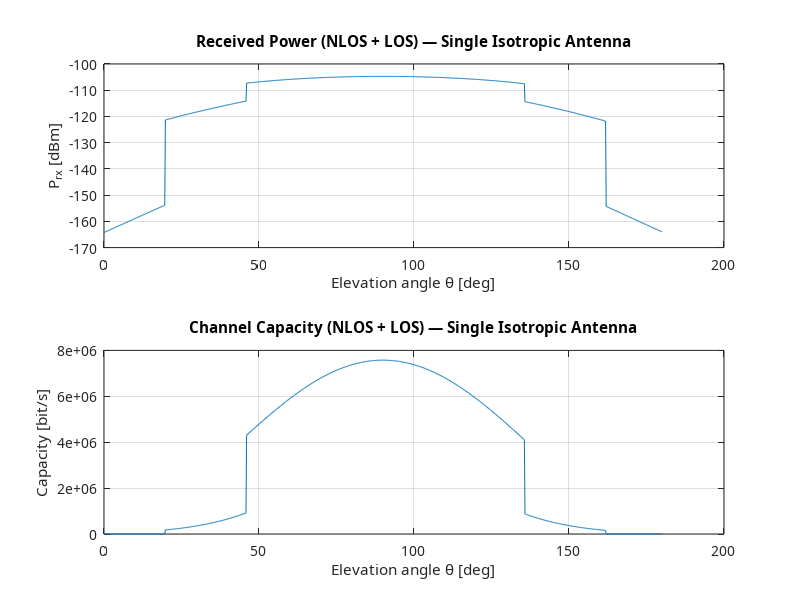
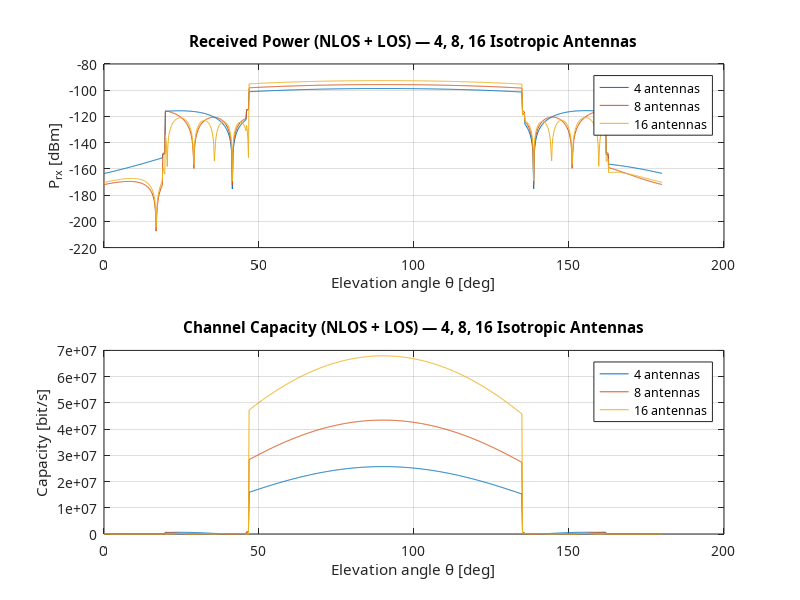
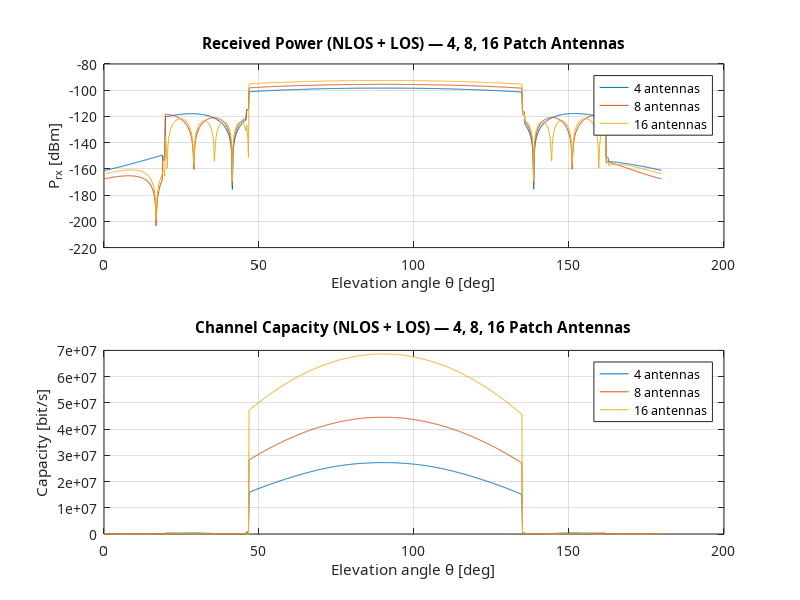

MATLAB code for these plots, in order:
%% 26 GHz mmWave LEO SatCom — Step 3: Ground Reflection & Building Diffraction (NLOS/LOS)
% Course: ELEC-H415 (Wireless Communications / Propagation Modeling)
%
% Models an urban street-canyon receiver flanked by 10 m tall dielectric walls
% (x = +/-10 m, epsilon_r = 4) over theta = 0..180 deg:
%   - theta in [0, 19) and (162, 180] deg: single-edge Fresnel diffraction (NLOS)
%   - theta in [19, 45] and [135, 161] deg: specular Fresnel reflection off building walls
%   - theta in (45, 135) deg: unobstructed LOS reception
% Evaluates 1-antenna baseline plus 4, 8, and 16-element isotropic & patch ULAs.
%
% Runtime note: Default grid step pas = 0.2 deg runs in ~7-20 s. Setting
% pas = 0.02 deg matches the high-resolution report sweep but is slow due to
% full 9001x9001x3 steering arrays.

clc; clear; close all;
set(groot, 'DefaultAxesFontName', 'Calisto MT');  % Set default font for axes to Calisto MT
set(groot, 'DefaultTextFontName', 'Calisto MT');  % Set default font for text to Calisto MT
set(groot, 'DefaultFigureColor', 'w');  % Set the background color of all figures to white
try s = settings; s.matlab.appearance.figure.GraphicsTheme.TemporaryValue = 'light'; catch, end

%% Parameters
fc = 26e9;                 % Carrier frequency [Hz]
c = 3e8;                   % Speed of light [m/s]
lambda = c/fc;             % Wavelength [m]
beta = 2*pi/ lambda;       % Wavenumber [1/m]
omega = 2*pi*fc;           % Angular frequency [rad/s]
epsilon_r = 4;             % Relative permittivity of building facade
BW = 40e6;                 % Bandwidth [Hz]
EIRPW = 10e3;              % Transmitter EIRP [W] (eq 2.47)
EIRPdBW = 40;              % Transmitter EIRP [dBW]
EIRPdBm = 70;              % Transmitter EIRP [dBm]
F_db = 2;                  % Receiver Noise Figure [dB] (eq 3.92)
k = 1.379e-23;             % Boltzmann's constant [W Hz^-1 K^-1]
T_receiver = 275;          % Receiver noise temperature [K] (eq 3.92)
h_s = 500e3;               % Satellite orbit altitude [m]
T_rev = 5668;              % Satellite revolution period [s]
Z_0 = 377;                 % Free-space impedance [Ohm]
R_E = 6371e3;              % Earth radius [m]

pas = 0.2;                 % Angular grid resolution [deg] (use 0.02 for report high-res grid)
theta = (0:pas:180)*pi/180;% Elevation angle grid [rad]
d = sqrt( ((R_E+h_s)^2) - ( (R_E^2) * (cos(theta).^2) ) ) - (R_E.*sin(theta)); % Slant range [m]
idx45 = round(45/pas) + 1; % Index corresponding to 45 deg wall-top ray

% ULA parameters
antenna_space = lambda/2;
U_0 = 1;
size_array = [4; 8; 16];                           % Number of antennas in the array
size_array = permute(size_array, [3 2 1]);
theta_m = [90, 45, 30, 0] * pi/180;
delta = (beta*antenna_space.*cos(theta))';
psi = beta*antenna_space.*cos(theta) - delta;

% Knife-edge diffraction parameters
h = 10;                                            % Wall height [m]
d2 = zeros(1, 92/pas);
nu = zeros(1, 92/pas);
d1 = 10;                                           % Distance from wall to RX [m]
d2(1:46/pas) = d(1:46/pas) .* cos(theta(1:46/pas)) - 10;
d2((46+pas)/pas:end) = flip(d2(1:46/pas));
nu(1:46/pas) = (1-tan(theta(1:46/pas)))*h .* sqrt( (2/lambda) * (1./d2(1:46/pas) + 1/d1) );
nu((46+pas)/pas:end) = flip(nu(1:46/pas));
norm__squared_F_nu = -6.9 - 20*log10( sqrt( (nu-0.1).^2 + 1 ) + nu - 0.1); % Eq 3.70

% Total transmitted data parameters
alpha = asin( (d/(R_E + h_s)) .* cos(theta) );
delta_alpha = alpha(1:end-1) - alpha(2:end);
delta_tn = T_rev * (delta_alpha / (2*pi));

% Street canyon geometry: walls at x = +/-10 m, height 10 m
coef_reflex = ( cos(theta(20/pas:46/pas)) - ( sqrt(epsilon_r) * sqrt( 1 - ( (1/epsilon_r) * sin(theta(20/pas:46/pas)).^2) ) ) ) ./ ...
              ( cos(theta(20/pas:46/pas)) + ( sqrt(epsilon_r) * sqrt( 1 - ( (1/epsilon_r) * sin(theta(20/pas:46/pas)).^2) ) ) );
theta_deg = theta * 180 / pi;

%% Step 1 Baseline: Single Isotropic Antenna (NLOS + LOS)
G_rx = 1;
A_e_rx = ( lambda^2 / (4*pi) ) * G_rx;
E = ( sqrt(60*EIRPW) * exp(-1j*beta*d) ) ./ d;
P_rxW_WithoutReflexion = (A_e_rx * arrayfun(@norm, E).^2 ) / (2* Z_0);

E(20/pas:46/pas) = E(20/pas:46/pas) .* coef_reflex;
E(136/pas: end-((18+pas)/pas)) = E(136/pas: end-((18+pas)/pas)) .* flip(coef_reflex);
P_rxW_With_Reflexion = (A_e_rx * arrayfun(@norm, E).^2 ) / (2* Z_0);

P_rx_dBW_WithoutReflexion = 10*log10( P_rxW_WithoutReflexion );
P_rx_dBW_WithReflexion = 10*log10( P_rxW_With_Reflexion );

Reflex_dbWStart = abs(P_rx_dBW_WithReflexion(1:46/pas) - P_rx_dBW_WithoutReflexion(1:46/pas));
Reflex_dbWEnd = abs(P_rx_dBW_WithReflexion(136/pas:end) - P_rx_dBW_WithoutReflexion(136/pas:end));
indices_No_ReflexStart = find( Reflex_dbWStart == 0);
indices_No_ReflexEnd = find(Reflex_dbWEnd == 0);

P_rx_dBW_WithReflexion(indices_No_ReflexStart) = P_rx_dBW_WithoutReflexion(indices_No_ReflexStart) + norm__squared_F_nu(indices_No_ReflexStart);
P_rx_dBW_WithReflexion(136/pas+indices_No_ReflexEnd-1) = P_rx_dBW_WithoutReflexion(136/pas+indices_No_ReflexEnd-1) + norm__squared_F_nu(46/pas+indices_No_ReflexEnd);
P_rx_dBm_With_diffraction = P_rx_dBW_WithReflexion + 30;

SNR_db = P_rx_dBW_WithReflexion - F_db - 10*log10(k*T_receiver*BW);
SNR_lin = 10.^(SNR_db/10);
C = BW * log2(1+SNR_lin);
transmitted_data_1Antenna_iso = sum(((C(1:end-1) + C(2:end))/2) .* delta_tn, 2);

figure;
subplot(2,1,1);
plot(theta_deg, P_rx_dBm_With_diffraction);
title('Received Power (NLOS + LOS) — Single Isotropic Antenna');
xlabel('Elevation angle \theta [deg]'); ylabel('P_{rx} [dBm]'); grid on;

subplot(2,1,2);
plot(theta_deg, C);
xlabel('Elevation angle \theta [deg]'); ylabel('Capacity [bit/s]');
title('Channel Capacity (NLOS + LOS) — Single Isotropic Antenna'); grid on;

%% Isotropic ULA Step 2 (4, 8, 16 Antennas)
U_theta = U_0;
psi(psi == 0) = 1e-15;
psi(4, length(theta)) = 1e-15;

Array_Factor = ( exp(1j*(size_array-1).*psi/2) .* sin(size_array.*psi/2) ) ./ (sin(psi/2));
U_array = arrayfun(@abs, Array_Factor).^2 .* U_theta;
sin_theta = sin(theta);
P_rx = trapz(theta, U_array .* sin_theta, 2);

[row, ~] = size(U_array);
for i = 1:row
    if i <= 19/pas || i >= 163/pas
        U_array(i, 1, :) = U_array(i, idx45, :);
    elseif (i > 19/pas && i < 47/pas) || (i > 135/pas && i < 163/pas)
        U_array(i, 1, :) = U_array(i, end-i+1, :);
    else
        U_array(i, 1, :) = U_array(i, i, :);
    end
end
U_array = U_array(:, 1, :);
Gain_rx = U_array ./ ( (1/2) * P_rx );
Gain_rx = permute(Gain_rx, [3 1 2]);

A_e_rx = ( lambda^2 / (4*pi) ) * Gain_rx;
E = ( sqrt(60*EIRPW) * exp(-1j*beta*d) ) ./ d;
P_rxW_WithoutReflexion = (A_e_rx .* arrayfun(@norm, E).^2 ) / (2* Z_0);
E(20/pas:46/pas) = E(20/pas:46/pas) .* coef_reflex;
E(136/pas: end-((18+pas)/pas)) = E(136/pas: end-((18+pas)/pas)) .* flip(coef_reflex);
P_rxW_With_Reflexion = (A_e_rx .* arrayfun(@norm, E).^2 ) / (2* Z_0);

P_rx_dBW_WithoutReflexion = 10*log10( P_rxW_WithoutReflexion );
P_rx_dBW_WithReflexion = 10*log10( P_rxW_With_Reflexion );

Reflex_dbWStart = abs(P_rx_dBW_WithReflexion(1,1:46/pas) - P_rx_dBW_WithoutReflexion(1,1:46/pas));
Reflex_dbWEnd = abs(P_rx_dBW_WithReflexion(1,136/pas:end) - P_rx_dBW_WithoutReflexion(1,136/pas:end));
indices_No_ReflexStart = find( Reflex_dbWStart == 0);
indices_No_ReflexEnd = find(Reflex_dbWEnd == 0);

P_rx_dBW_WithReflexion(:,indices_No_ReflexStart) = P_rx_dBW_WithoutReflexion(:,indices_No_ReflexStart) + norm__squared_F_nu(indices_No_ReflexStart);
P_rx_dBW_WithReflexion(:,136/pas+indices_No_ReflexEnd-1) = P_rx_dBW_WithoutReflexion(:,136/pas+indices_No_ReflexEnd-1) + norm__squared_F_nu(47/pas+indices_No_ReflexEnd-1);
P_rx_dBm_With_diffraction = P_rx_dBW_WithReflexion + 30;

SNR_db = P_rx_dBW_WithReflexion - F_db - 10*log10(k*T_receiver*BW);
SNR_lin = 10.^(SNR_db/10);
C = BW * log2(1+SNR_lin);
transmitted_data_iso = sum(((C(:,1:end-1,:) + C(:,2:end,:))/2) .* delta_tn, 2);
transmitted_data_iso = squeeze(transmitted_data_iso);
max1 = max(C, [], 2);

figure;
subplot(2,1,1);
plot(theta_deg, P_rx_dBm_With_diffraction');
title('Received Power (NLOS + LOS) — 4, 8, 16 Isotropic Antennas');
xlabel('Elevation angle \theta [deg]'); ylabel('P_{rx} [dBm]');
legend('4 antennas', '8 antennas', '16 antennas'); grid on;

subplot(2,1,2);
plot(theta_deg, C');
title('Channel Capacity (NLOS + LOS) — 4, 8, 16 Isotropic Antennas');
xlabel('Elevation angle \theta [deg]'); ylabel('Capacity [bit/s]');
legend('4 antennas', '8 antennas', '16 antennas'); grid on;

%% Patch ULA Step 2 (4, 8, 16 Antennas)
U_theta = U_0 * sin(theta).^2;
psi(psi == 0) = 1e-15;
psi(4, length(theta)) = 1e-15;

Array_Factor = ( exp(1j*(size_array-1).*psi/2) .* sin(size_array.*psi/2) ) ./ (sin(psi/2));
U_array = arrayfun(@abs, Array_Factor).^2 .* U_theta;
P_rx = trapz(theta, U_array .* sin(theta), 2);

[row, ~] = size(U_array);
for i = 1:row
    if i <= 19/pas || i >= 163/pas
        U_array(i, 1, :) = U_array(i, idx45, :);
    elseif (i > 19/pas && i < 47/pas) || (i > 135/pas && i < 163/pas)
        U_array(i, 1, :) = U_array(i, end-i+1, :);
    else
        U_array(i, 1, :) = U_array(i, i, :);
    end
end
U_array = U_array(:, 1, :);
Gain_rx = U_array ./ ( (1/2) * P_rx );
Gain_rx = permute(Gain_rx, [3 1 2]);

A_e_rx = ( lambda^2 / (4*pi) ) * Gain_rx;
E = ( sqrt(60*EIRPW) * exp(-1j*beta*d) ) ./ d;
P_rxW_WithoutReflexion = (A_e_rx .* arrayfun(@norm, E).^2 ) / (2* Z_0);
E(20/pas:46/pas) = E(20/pas:46/pas) .* coef_reflex;
E(136/pas: end-((18+pas)/pas)) = E(136/pas: end-((18+pas)/pas)) .* flip(coef_reflex);
P_rxW_With_Reflexion = (A_e_rx .* arrayfun(@norm, E).^2 ) / (2* Z_0);
P_rxW_With_Reflexion(:, length(theta), :) = 0;
P_rxW_WithoutReflexion(:, length(theta), :) = 0;

P_rx_dBW_WithoutReflexion = 10*log10( P_rxW_WithoutReflexion );
P_rx_dBW_WithReflexion = 10*log10( P_rxW_With_Reflexion );

P_rx_dBW_WithReflexion(:,indices_No_ReflexStart) = P_rx_dBW_WithoutReflexion(:,indices_No_ReflexStart) + norm__squared_F_nu(indices_No_ReflexStart);
P_rx_dBW_WithReflexion(:,136/pas+indices_No_ReflexEnd-1) = P_rx_dBW_WithoutReflexion(:,136/pas+indices_No_ReflexEnd-1) + norm__squared_F_nu(47/pas+indices_No_ReflexEnd-1);
P_rx_dBm_With_diffraction = P_rx_dBW_WithReflexion + 30;

SNR_db = P_rx_dBW_WithReflexion - F_db - 10*log10(k*T_receiver*BW);
SNR_lin = 10.^(SNR_db/10);
C = BW * log2(1+SNR_lin);
transmitted_data_patch = sum(((C(:,1:end-1,:) + C(:,2:end,:))/2) .* delta_tn, 2);
transmitted_data_patch = squeeze(transmitted_data_patch);
max2 = max(C, [], 2);

figure;
subplot(2,1,1);
plot(theta_deg, P_rx_dBm_With_diffraction');
title('Received Power (NLOS + LOS) — 4, 8, 16 Patch Antennas');
xlabel('Elevation angle \theta [deg]'); ylabel('P_{rx} [dBm]');
legend('4 antennas', '8 antennas', '16 antennas'); grid on;

subplot(2,1,2);
plot(theta_deg, C');
title('Channel Capacity (NLOS + LOS) — 4, 8, 16 Patch Antennas');
xlabel('Elevation angle \theta [deg]'); ylabel('Capacity [bit/s]');
legend('4 antennas', '8 antennas', '16 antennas'); grid on;

fprintf('Step 3 Summary (pas = %.2f deg):\n', pas);
fprintf('  1-antenna Iso pass data   : %.4f Gbit\n', transmitted_data_1Antenna_iso/1e9);
fprintf('  [4, 8, 16] Iso pass data  : %s Gbit | Peak C: %s Mbit/s\n', ...
    sprintf('%.3f ', transmitted_data_iso/1e9), sprintf('%.2f ', max1/1e6));
fprintf('  [4, 8, 16] Patch pass data: %s Gbit | Peak C: %s Mbit/s\n', ...
    sprintf('%.3f ', transmitted_data_patch/1e9), sprintf('%.2f ', max2/1e6));
